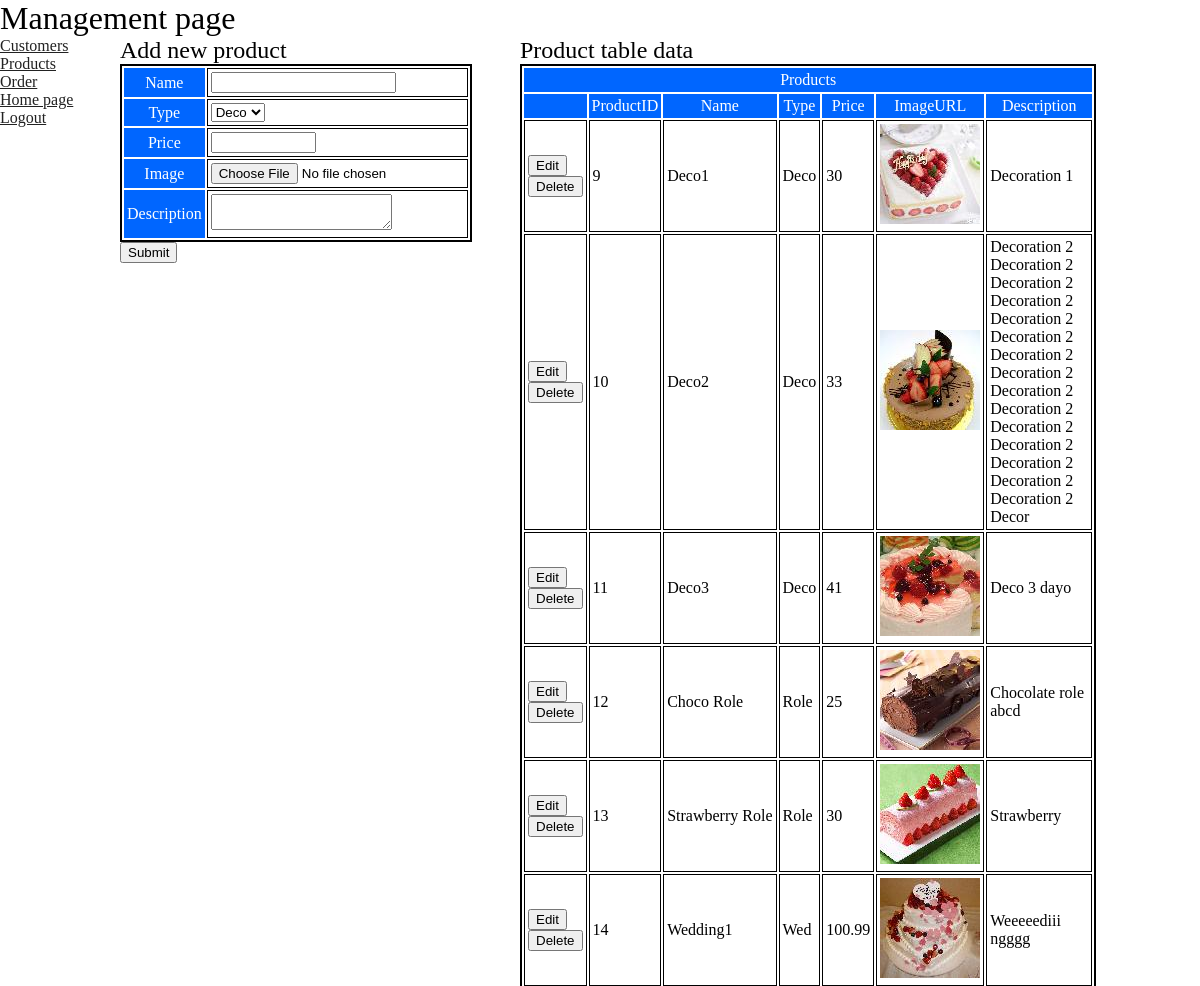
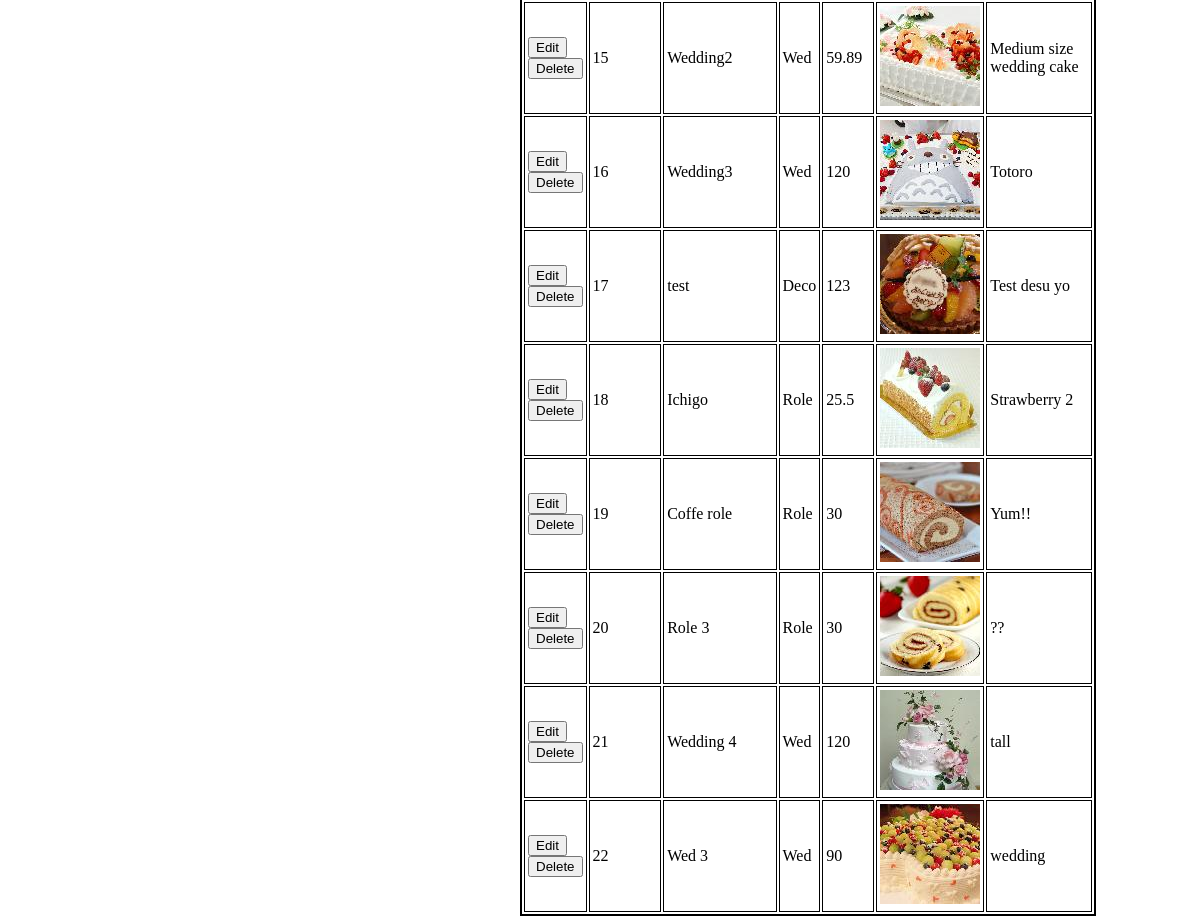
The page /backend/products.php (signed in) on the database its author committed (2 pictures, top to bottom).
### tables this page shows
CREATE TABLE IF NOT EXISTS `product` (
  `ProductID` int(3) NOT NULL AUTO_INCREMENT,
  `Name` varchar(20) NOT NULL,
  `Type` varchar(20) NOT NULL,
  `Price` double NOT NULL,
  `ImageURL` varchar(30) NOT NULL,
  `Description` varchar(200) NOT NULL,
  PRIMARY KEY (`ProductID`),
  KEY `ProductID` (`ProductID`),
  KEY `Name` (`Name`),
  KEY `Type` (`Type`),
  KEY `Price` (`Price`)
);

### backend/products.php (the view, shortened to what this page needs)
<?php
	$query="SELECT * FROM product ORDER BY ProductID ASC";
	$result=mysql_query($query);
	$num=mysql_numrows($result);
?>
<!DOCTYPE html>
<html xmlns="http://www.w3.org/1999/xhtml">
<head>
<link href="css/default.css" rel="stylesheet" type="text/css">
<link href="css/style.css" rel="stylesheet" type="text/css">
</head>
<body>
<div id="container">
	<div id="header">
	<h1>Management page</h1>
	</div>
	<?php include "menu.php"?>
	<div id="contents">
		<div style="float:left; width:400px;">
		<h2>Add new product</h2>
		<form method = 'post' action = 'addProduct.php' enctype="multipart/form-data" >
		<table style="100%">
		<tr><th>Name</th><td><input type="text" name = "prodName" size="20"></td></tr>
		<tr>
			<th>Type</th>
			<td>
			<select name="prodType">
			<option>Deco</option>
			</select>
			</td>
		</tr>
		<tr><th>Price</th><td><input type="text" name = "price" size="10"></td></tr>
		<tr><th>Image</th><td><input type="file" name = "image" size="30"></td></tr>
		<tr><th>Description</th><td><textarea name = "description" maxlength="200"></textarea></td></tr>
		</table>
		<input type = "submit">
		</form>
		</div>
		<div style="float:left; width:600px;">
		<h2>Product table data</h2>
		<table style="100%">
			<tr>
				<th colspan="13">Products</th>
			</tr>
			<tr>
				<th></th>
				<th>ProductID</th>
				<th>Name</th>
				<th>Type</th>
				<th>Price</th>
				<th>ImageURL</th>
				<th width="100px">Description</th>
			</tr>
			<?php
				$i=0;
				while ($i < $num)
				{
					$prod_id=mysql_result($result,$i,"ProductID");
					$name=mysql_result($result,$i,"Name");
					$type=mysql_result($result,$i,"Type");
					$price=mysql_result($result,$i,"Price");
					$imageURL=mysql_result($result,$i,"ImageURL");
					$description=mysql_result($result,$i,"Description");
			?>
				<tr>
					<td><a href='updateProduct.php?id=<?php echo"$prod_id";?>'><input type="button" value = "Edit"/></a>
					<br>
					<form method = 'post' action = 'exeDeleteProduct.php?imageURL=<?php echo"$imageURL";?>&id=<?php echo"$prod_id";?>'
					onsubmit = "return confirmRegistration()">
					<input type="submit" value="Delete">
					</form>
					</td>
					<td><?php echo "$prod_id"; ?></td>
					<td><?php echo "$name"; ?></td>
					<td><?php echo "$type"; ?></td>
					<td><?php echo "$price"; ?></td>
					<td><a href = '/Verona/images/products/<?php echo "$imageURL"; ?>'>
						<img src = '/Verona/images/products/thumb_<?php echo "$imageURL"; ?>'/>
						</a>
					</td>
					<td><?php echo "$description"; ?></td>
				</tr>
			<?php
					++$i;
				}
			?>
		</table>
		</div>
	</div>
</div>
</body>
</html>

### backend/css/default.css (style rules this page uses)
html, body, div, h1, h2, h3, h4, h5, h6, p, ul, ol, li, dl, dt, dd, table, th, td, form { font-weight: normal; margin: 0; padding: 0; list-style: none; }
body { font-family:Times New Roman; height: 100%; }
html { height:100%; }
a { color:#222222; }
table { border:solid 2px black; padding:0; }
th { background-color:#0066FF; color:white; margin:0; padding:3px; }
td { padding:3px; margin:0; border:solid 1px black; }

### backend/css/style.css (style rules this page uses)
#container { min-width:1200px; }
#contents { min-width:1050px; float:left; }

### rows shown on the page
product: ProductID "9", Name "Deco1", Type "Deco", Price "30", ImageURL (picture), Description "Decoration 1"
product: ProductID "10", Name "Deco2", Type "Deco", Price "33", ImageURL (picture), Description "Decoration 2 Decoration 2 Decoration 2 Decoration 2 Decoration 2 Decoration 2 Decoration 2 Decoration 2 Decoration 2 Decoration 2 Decoration 2 Decoration 2 Decoration 2 Decoration 2 Decoration 2 Decor"
product: ProductID "11", Name "Deco3", Type "Deco", Price "41", ImageURL (picture), Description "Deco 3 dayo"
product: ProductID "12", Name "Choco Role", Type "Role", Price "25", ImageURL (picture), Description "Chocolate role abcd"
product: ProductID "13", Name "Strawberry Role", Type "Role", Price "30", ImageURL (picture), Description "Strawberry"
product: ProductID "14", Name "Wedding1", Type "Wed", Price "100.99", ImageURL (picture), Description "Weeeeediii ngggg"
product: ProductID "15", Name "Wedding2", Type "Wed", Price "59.89", ImageURL (picture), Description "Medium size wedding cake"
product: ProductID "16", Name "Wedding3", Type "Wed", Price "120", ImageURL (picture), Description "Totoro"
product: ProductID "17", Name "test", Type "Deco", Price "123", ImageURL (picture), Description "Test desu yo"
product: ProductID "18", Name "Ichigo", Type "Role", Price "25.5", ImageURL (picture), Description "Strawberry 2"
product: ProductID "19", Name "Coffe role", Type "Role", Price "30", ImageURL (picture), Description "Yum!!"
product: ProductID "20", Name "Role 3", Type "Role", Price "30", ImageURL (picture), Description "??"
product: ProductID "21", Name "Wedding 4", Type "Wed", Price "120", ImageURL (picture), Description "tall"
product: ProductID "22", Name "Wed 3", Type "Wed", Price "90", ImageURL (picture), Description "wedding"
